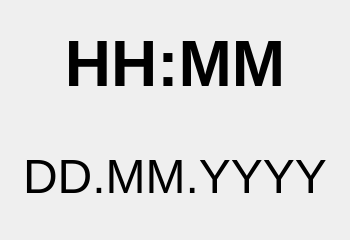
<?xml version="1.0" encoding="UTF-8"?>
<ui version="4.0">
 <class>Clock</class>
 <widget class="QDialog" name="Clock">
  <property name="geometry">
   <rect>
    <x>0</x>
    <y>0</y>
    <width>350</width>
    <height>240</height>
   </rect>
  </property>
  <property name="windowTitle">
   <string>Dialog</string>
  </property>
  <layout class="QGridLayout" name="gridLayout">
   <item row="0" column="0">
    <layout class="QVBoxLayout" name="verticalLayout">
     <item>
      <widget class="QClickLabel" name="labelTime">
       <property name="font">
        <font>
         <pointsize>48</pointsize>
         <weight>75</weight>
         <bold>true</bold>
        </font>
       </property>
       <property name="text">
        <string>HH:MM</string>
       </property>
       <property name="alignment">
        <set>Qt::AlignCenter</set>
       </property>
      </widget>
     </item>
     <item>
      <widget class="QClickLabel" name="labelDate">
       <property name="font">
        <font>
         <pointsize>36</pointsize>
         <weight>50</weight>
         <bold>false</bold>
        </font>
       </property>
       <property name="text">
        <string>DD.MM.YYYY</string>
       </property>
       <property name="alignment">
        <set>Qt::AlignCenter</set>
       </property>
      </widget>
     </item>
    </layout>
   </item>
  </layout>
 </widget>
 <customwidgets>
  <customwidget>
   <class>QClickLabel</class>
   <extends>QLabel</extends>
   <header>qclicklabel.h</header>
  </customwidget>
 </customwidgets>
 <resources/>
 <connections/>
</ui>
